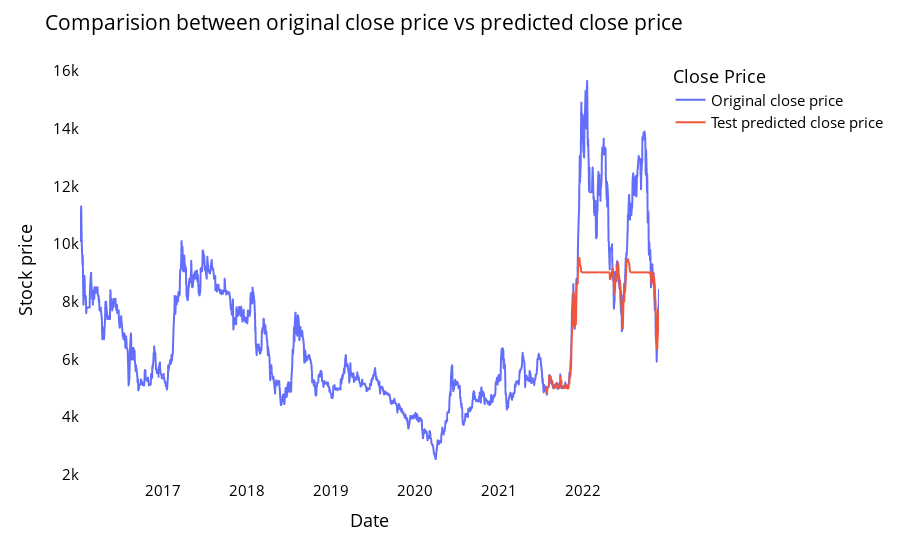

Write notebook code for a chart like this one.
### Code cell
# shift train predictions for plotting
from itertools import cycle
import plotly.express as px


print(RF_train_predict.shape)
print(RF_test_predict.shape)
print(len(closedf))

look_back=time_step
trainPredictPlot = np.empty_like(closedf)
trainPredictPlot[:, :] = np.nan
trainPredictPlot[look_back:len(RF_train_predict)+look_back, :] = RF_train_predict
print("Train predicted data: ", trainPredictPlot)

# shift test predictions for plotting
testPredictPlot = np.empty_like(closedf)
testPredictPlot[:, :] = np.nan
testPredictPlot[len(RF_train_predict)+(look_back*2)+1:len(closedf)-1, :] = RF_test_predict
print("Test predicted data: ", testPredictPlot)

close_stock['Predictions']=testPredictPlot
close_stock['Stock']='STB'
close_stock['Model']='DIY'
close_stock.to_csv('./output/STB_DIY.csv', index=False)

names = cycle(['Original close price','Test predicted close price'])


plotdf = pd.DataFrame({'date': close_stock['Date'],
                       'original_close': close_stock['Close'],
                      'test_predicted_close': testPredictPlot.reshape(1,-1)[0].tolist()})

fig = px.line(plotdf,x=plotdf['date'], y=[plotdf['original_close'],
                                          plotdf['test_predicted_close']],
              labels={'value':'Stock price','date': 'Date'})
fig.update_layout(title_text='Comparision between original close price vs predicted close price',
                  plot_bgcolor='white', font_size=15, font_color='black', legend_title_text='Close Price')
fig.for_each_trace(lambda t:  t.update(name = next(names)))

fig.update_xaxes(showgrid=False)
fig.update_yaxes(showgrid=False)
fig.show()

### Figure 1 — Plotly figure (JSON) as saved in the notebook; plotly's stock layout.template omitted (floating-point values rounded to 4 significant figures; data arrays with more than 128 entries replaced by an {"elided": "..."} marker saying what was removed)
{"data": [{"hovertemplate": "variable=original_close<br>Date=%{x}<br>Stock price=%{y}<extra></extra>", "legendgroup": "original_close", "line": {"color": "#636efa", "dash": "solid"}, "marker": {"symbol": "circle"}, "mode": "lines", "name": "Original close price", "showlegend": true, "type": "scattergl", "x": {"elided": "1720 str values"}, "xaxis": "x", "y": {"elided": "1720 int values"}, "yaxis": "y"}, {"hovertemplate": "variable=test_predicted_close<br>Date=%{x}<br>Stock price=%{y}<extra></extra>", "legendgroup": "test_predicted_close", "line": {"color": "#EF553B", "dash": "solid"}, "marker": {"symbol": "circle"}, "mode": "lines", "name": "Test predicted close price", "showlegend": true, "type": "scattergl", "x": {"elided": "1720 str values"}, "xaxis": "x", "y": {"elided": "1720 float values"}, "yaxis": "y"}], "layout": {"font": {"color": "black", "size": 15}, "legend": {"title": {"text": "Close Price"}, "tracegroupgap": 0}, "margin": {"t": 60}, "plot_bgcolor": "white", "title": {"text": "Comparision between original close price vs predicted close price"}, "xaxis": {"anchor": "y", "domain": [0, 1], "showgrid": false, "title": {"text": "Date"}}, "yaxis": {"anchor": "x", "domain": [0, 1], "showgrid": false, "title": {"text": "Stock price"}}}}
